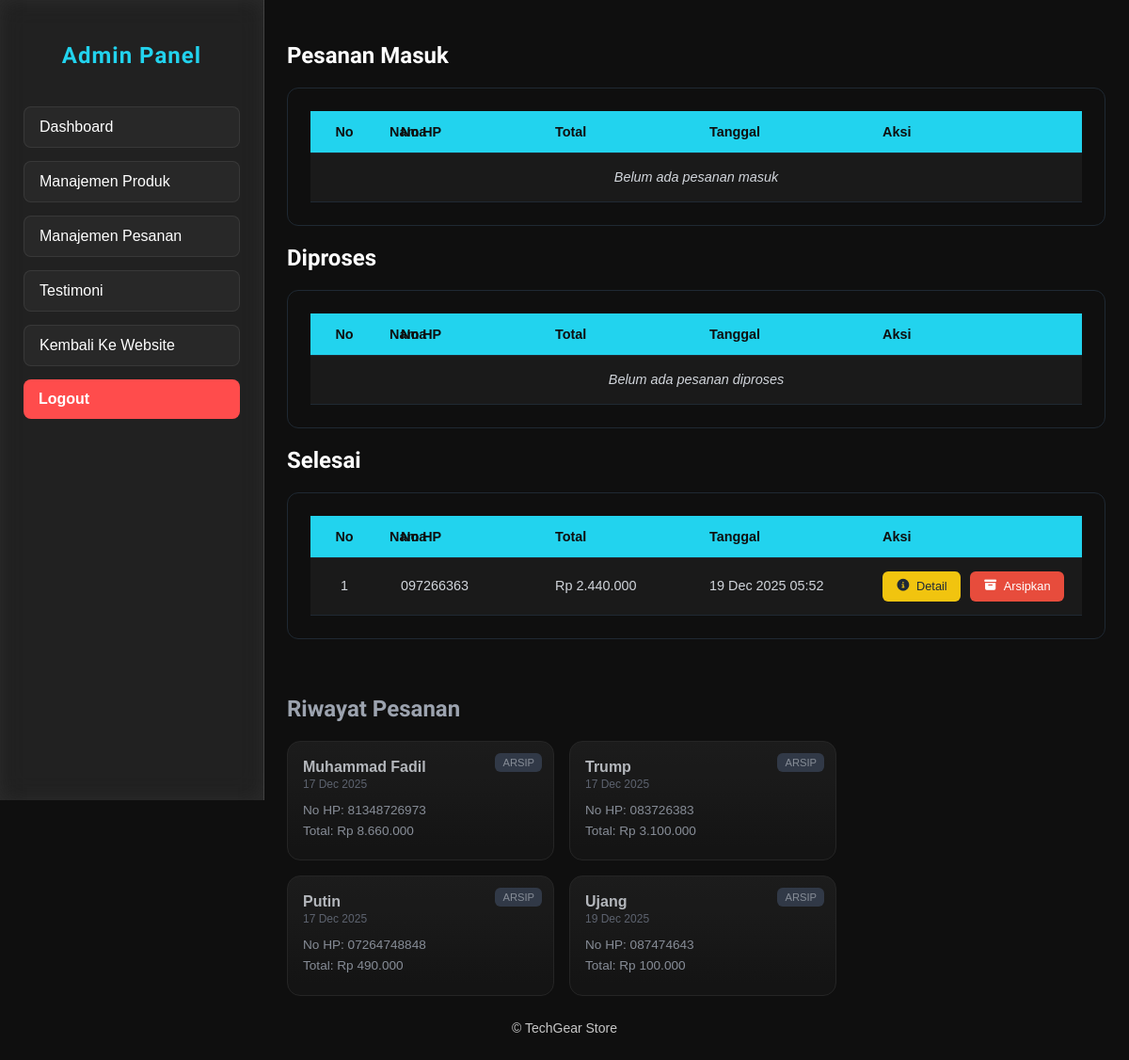
The page /pages/admin/manajemenPesanan.php (signed in) on the database its author committed.
### tables this page shows
CREATE TABLE `orders` (
  `id` int(11) NOT NULL,
  `customer_name` varchar(100) DEFAULT NULL,
  `phone` varchar(20) DEFAULT NULL,
  `address` text DEFAULT NULL,
  `total` int(11) DEFAULT NULL,
  `status` enum('pending','processing','completed','archived') NOT NULL DEFAULT 'pending',
  `created_at` timestamp NOT NULL DEFAULT current_timestamp()
);

### pages/admin/manajemenPesanan.php (the view, shortened to what this page needs)
<?php require_once '../../config/koneksi.php'; ?>
<?php include 'metaAdmin.php'; ?>
<?php
$pending = mysqli_query(
    $conn,
    "SELECT * FROM orders WHERE status='pending' ORDER BY created_at ASC"
);
$processing = mysqli_query(
    $conn,
    "SELECT * FROM orders WHERE status='processing' ORDER BY created_at ASC"
);
$completed = mysqli_query(
    $conn,
    "SELECT * FROM orders WHERE status='completed' ORDER BY created_at ASC"
);
$archived = mysqli_query(
    $conn,
    "SELECT * FROM orders WHERE status='archived' ORDER BY created_at ASC"
);
?>
<body>
    <?php include 'sidebar.php'; ?>
    <div class="main-content">
        <div class="content-wrapper">
            <h2>Pesanan Masuk</h2>
            <div class="table-wrapper">
                <table>
                    <tr>
                        <th>No</th>
                        <th>Nama</th>
                        <th>No HP</th>
                        <th>Total</th>
                        <th>Tanggal</th>
                        <th>Aksi</th>
                    </tr>
                    <?php
                    $no = 1;
                    if ($pending && mysqli_num_rows($pending) > 0):
                        while ($p = mysqli_fetch_assoc($pending)):
                    ?>
                            <tr>
                                <td><?= $no++; ?></td>
                                <td><?= htmlspecialchars($p['customer_name']); ?></td>
                                <td><?= htmlspecialchars($p['phone']); ?></td>
                                <td>Rp <?= number_format($p['total'], 0, ',', '.'); ?></td>
                                <td><?= date('d M Y H:i', strtotime($p['created_at'])); ?></td>
                                <td>
                                    <a class="action-btn info"
                                        href="detailPesanan.php?id=<?= $p['id']; ?>">
                                        <i class="fa-solid fa-circle-info"></i> Detail
                                    </a>
                                    <a class="action-btn process"
                                        href="../../controllers/updatePesanan.php?proses=<?= $p['id']; ?>"
                                        onclick="return confirm('Proses pesanan ini?')">
                                        <i class="fa-solid fa-play"></i> Proses
                                    </a>
                                </td>
                            </tr>
                        <?php endwhile;
                    else: ?>
                        <tr>
                            <td colspan="6" class="empty-data">Belum ada pesanan masuk</td>
                        </tr>
                    <?php endif; ?>
                </table>
            </div>
            <h2>Diproses</h2>
            <div class="table-wrapper">
                <table>
                    <tr>
                        <th>No</th>
                        <th>Nama</th>
                        <th>No HP</th>
                        <th>Total</th>
                        <th>Tanggal</th>
                        <th>Aksi</th>
                    </tr>
                    <?php
                    $no = 1;
                    if ($processing && mysqli_num_rows($processing) > 0):
                        while ($p = mysqli_fetch_assoc($processing)):
                    ?>
                            <tr>
                                <td><?= $no++; ?></td>
                                <td><?= htmlspecialchars($p['customer_name']); ?></td>
                                <td><?= htmlspecialchars($p['phone']); ?></td>
                                <td>Rp <?= number_format($p['total'], 0, ',', '.'); ?></td>
                                <td><?= date('d M Y H:i', strtotime($p['created_at'])); ?></td>
                                <td>
                                    <a class="action-btn info"
                                        href="detailPesanan.php?id=<?= $p['id']; ?>">
                                        <i class="fa-solid fa-circle-info"></i> Detail
                                    </a>
                                    <a class="action-btn done"
                                        href="../../controllers/updatePesanan.php?selesai=<?= $p['id']; ?>"
                                        onclick="return confirm('Selesaikan pesanan ini?')">
                                        <i class="fa-solid fa-check"></i> Selesai
                                    </a>
                                </td>
                            </tr>
                        <?php endwhile;
                    else: ?>
                        <tr>
                            <td colspan="6" class="empty-data">Belum ada pesanan diproses</td>
                        </tr>
                    <?php endif; ?>
                </table>
            </div>
            <h2>Selesai</h2>
            <div class="table-wrapper">
                <table>
                    <tr>
                        <th>No</th>
                        <th>Nama</th>
                        <th>No HP</th>
                        <th>Total</th>
                        <th>Tanggal</th>
                        <th>Aksi</th>
                    </tr>
                    <?php
                    $no = 1;
                    if ($completed && mysqli_num_rows($completed) > 0):
                        while ($p = mysqli_fetch_assoc($completed)):
                    ?>
                            <tr>
                                <td><?= $no++; ?></td>
                                <td><?= htmlspecialchars($p['customer_name']); ?></td>
                                <td><?= htmlspecialchars($p['phone']); ?></td>
                                <td>Rp <?= number_format($p['total'], 0, ',', '.'); ?></td>
                                <td><?= date('d M Y H:i', strtotime($p['created_at'])); ?></td>
                                <td>
                                    <a class="action-btn info"
                                        href="detailPesanan.php?id=<?= $p['id']; ?>">
                                        <i class="fa-solid fa-circle-info"></i> Detail
                                    </a>
                                    <a class="action-btn arsip"
                                        href="../../controllers/updatePesanan.php?arsip=<?= $p['id']; ?>"
                                        onclick="return confirm('Arsipkan pesanan ini?')">
                                        <i class="fa-solid fa-box-archive"></i> Arsipkan
                                    </a>
                                </td>
                            </tr>
                        <?php endwhile;
                    else: ?>
                        <tr>
                            <td colspan="6" class="empty-data">Belum ada pesanan selesai</td>
                        </tr>
                    <?php endif; ?>
                </table>
            </div>
            <h2 class="archive-title">Riwayat Pesanan</h2>
            <div class="archive-wrapper">
                <?php
                if ($archived && mysqli_num_rows($archived) > 0):
                    while ($a = mysqli_fetch_assoc($archived)):
                ?>
                        <div class="archive-card">
                            <div class="archive-header">
                                <div>
                                    <div class="archive-name"><?= htmlspecialchars($a['customer_name']); ?></div>
                                    <div class="archive-date"><?= date('d M Y', strtotime($a['created_at'])); ?></div>
                                </div>
                            </div>
                            <div class="archive-body">
                                <div>No HP: <?= htmlspecialchars($a['phone']); ?></div>
                                <div>Total: Rp <?= number_format($a['total'], 0, ',', '.'); ?></div>
                            </div>
                            <div class="archive-badge">ARSIP</div>
                        </div>
                    <?php endwhile;
                else: ?>
                    <p class="archive-empty">Belum ada arsip pesanan</p>
                <?php endif; ?>
            </div>
        </div>
    </div>
    <?php include 'footerAdmin.php'; ?>
</body>

### assets/css/adminStyles/pesanan.css (style rules this page uses)
.table-wrapper .action-btn { display: inline-flex; align-items: center; gap: 6px; padding: 6px 14px; border-radius: 6px; font-size: 0.8rem; font-weight: 500; text-decoration: none; transition: 0.2s; white-space: nowrap; }
.table-wrapper a.action-btn.info { background: #f1c40f; color: #1f2937; }
.table-wrapper a.action-btn.arsip { background: #e74c3c; color: #ffffff; }
.table-wrapper td .action-btn + .action-btn { margin-left: 6px; }
.archive-title { margin-top: 60px; color: #9ca3af; font-weight: 600; }
.archive-wrapper { display: flex; flex-wrap: wrap; gap: 16px; opacity: 0.85; }
.archive-card { flex: 0 0 calc(30% - 11px); background: linear-gradient(180deg, #1f1f1f, #151515); border: 1px solid #2a2a2a; border-radius: 14px; padding: 18px 16px 20px; color: #9ca3af; position: relative; }
.archive-header { margin-bottom: 10px; }
.archive-name { font-weight: 600; color: #d1d5db; }
.archive-date { font-size: 0.75rem; color: #6b7280; margin-top: 2px; }
.archive-body { font-size: 0.85rem; line-height: 1.6; }
.archive-badge { position: absolute; top: 12px; right: 12px; font-size: 0.7rem; padding: 4px 8px; border-radius: 6px; background: #374151; color: #9ca3af; }

### assets/css/adminStyles/global.css (style rules this page uses)
:root { --color-primary: #22d3ee; --color-primary-hover: #a1e9f4; --color-secondary: #1a1a1a; --color-tertiary: #0f0f0f; --glass-bg: rgba(255, 255, 255, 0.08); --glass-border: rgba(255, 255, 255, 0.15); }
* { scroll-behavior: smooth; }
h1,h2,h3 { font-family: 'Orbitron', sans-serif; }
body { margin: 0; font-family: Arial, sans-serif; background-color: var(--color-tertiary); color: var(--color-text); }
.main-content { margin-left: 280px; color: white; transition: 0.3s ease; min-height: 100vh; display: flex; flex-direction: column; padding: 0; }
.content-wrapper { padding: 25px 25px 0 25px; flex: 1; }

### assets/css/adminStyles/testi.css (style rules this page uses)
.table-wrapper { background: var(--color-tertiary); padding: 24px; border-radius: 12px; border: 1px solid #1f2933; overflow-x: auto; }
.table-wrapper table { width: 100%; min-width: 700px; border-collapse: collapse; table-layout: fixed; font-family: Arial, sans-serif; font-size: 0.9rem; color: #e5e7eb; }
.table-wrapper th { background: var(--color-primary); color: var(--color-tertiary); font-weight: 600; padding: 14px 12px; text-align: left; border-bottom: 1px solid #1f2933; white-space: nowrap; }
.table-wrapper td { padding: 14px 12px; border-bottom: 1px solid #1f2933; color: #d1d5db; line-height: 1.6; vertical-align: middle; overflow: hidden; text-overflow: ellipsis; white-space: nowrap; }
.table-wrapper tr:nth-child(even) { background-color: var(--color-secondary); }
.table-wrapper th:nth-child(1), .table-wrapper td:nth-child(1) { width: 48px; text-align: center; }
.table-wrapper th:nth-child(2), .table-wrapper td:nth-child(2) { width: 22%; }
.table-wrapper th:nth-child(3), .table-wrapper td:nth-child(3) { width: 140px; }
.table-wrapper th:nth-child(4), .table-wrapper td:nth-child(4) { width: 140px; }
.table-wrapper th:nth-child(5), .table-wrapper td:nth-child(5) { width: 160px; }
.table-wrapper th:nth-child(6), .table-wrapper td:nth-child(6) { width: 200px; white-space: normal; }
.empty-data { text-align: center; color: #64748b; padding: 40px 0; font-style: italic; }

### rows shown on the page
orders: phone "097266363", total "2.440.000", created_at "19 Dec 2025 05:52"
orders: customer_name "Muhammad Fadil", created_at "17 Dec 2025", phone "81348726973", total "8.660.000"
orders: customer_name "Trump", created_at "17 Dec 2025", phone "083726383", total "3.100.000"
orders: customer_name "Putin", created_at "17 Dec 2025", phone "07264748848", total "490.000"
orders: customer_name "Ujang", created_at "19 Dec 2025", phone "087474643", total "100.000"
